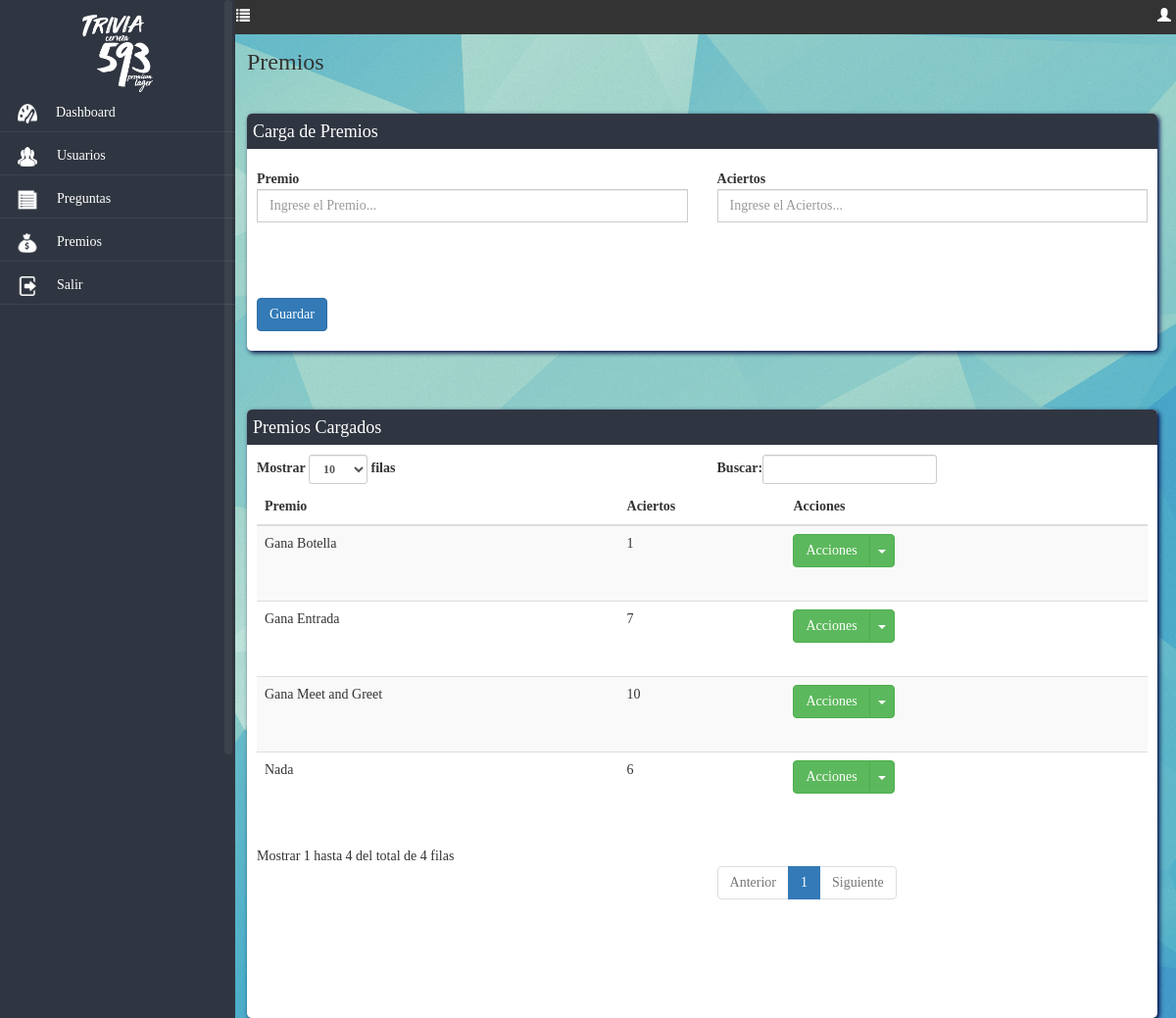
The app's page /dashboard/premios/index.php (signed in) with its own data.
### tables this page shows
CREATE TABLE `predio_menu` (
  `idmenu` int(11) NOT NULL,
  `url` varchar(45) NOT NULL,
  `icono` varchar(45) DEFAULT NULL,
  `nombre` varchar(45) NOT NULL,
  `Orden` smallint(6) DEFAULT NULL,
  `hover` varchar(45) DEFAULT NULL,
  `permiso` varchar(50) DEFAULT NULL
);

CREATE TABLE `tbpremios` (
  `idpremio` int(11) NOT NULL,
  `premio` varchar(60) NOT NULL,
  `aciertos` int(11) NOT NULL
);

### includes/appconfig.php (called while the page is built, shortened)
<?php
class appconfig {
function conexion() {
		$hostname = "localhost";
		$database = "tribia593";
		$username = "root";
		$password = "";
		$conexion = array("hostname" => $hostname,
						  "database" => $database,
						  "username" => $username,
						  "password" => $password);
		return $conexion;
}
}
?>

### includes/funcionesReferencias.php (called while the page is built, shortened)
<?php
class ServiciosReferencias {
function traerPremios() {
$sql = "select
p.idpremio,
p.premio,
p.aciertos
from tbpremios p
order by 1";
$res = $this->query($sql,0);
return $res;
}
function query($sql,$accion) {
		require_once 'appconfig.php';
		$appconfig	= new appconfig();
		$datos		= $appconfig->conexion();
		$hostname	= $datos['hostname'];
		$username	= $datos['username'];
		$password	= $datos['password'];
		$conex = mysql_connect($hostname,$username,$password) or die ("no se puede conectar".mysql_error());
		        $error = 0;
		$result=mysql_query($sql,$conex);
		if($error==1){
			mysql_query("ROLLBACK");
			return false;
		}
		 else{
			return $result;
		}
	}
}
?>

### includes/funcionesHTML.php (the view, shortened to what this page needs)
<?php
class ServiciosHTML {
function menu($usuario,$titulo,$rol,$empresa) {
	$sql = "select idmenu,url,icono, nombre, permiso from predio_menu where permiso like '%".$rol."%' order by orden";
	$res = $this->query($sql,0);
	$cadmenu = "";
	$cadhover= "";
	$js = "<script>
		$(document).ready(function(){
			$('#colapsarMenu').click(function() {
			if ($('#colapsarMenu').attr('class') == 'glyphicon glyphicon-list') {
			$('#content').css( { marginLeft : '1%' } );
			$('#navigation').hide();
			$('#colapsarMenu').removeClass('glyphicon glyphicon-list');
			$('#colapsarMenu').addClass('glyphicon glyphicon-align-justify');
			} else {
			$('#content').css( { marginLeft : '21%' } );
			$('#navigation').show();
			$('#colapsarMenu').removeClass('glyphicon glyphicon-align-justify');
			$('#colapsarMenu').addClass('glyphicon glyphicon-list');
			}
			});
		});
		</script>";
	$cant = 1;
	while ($row = mysql_fetch_array($res)) {
		if ($titulo == $row['nombre']) {
			$row['url'] = "index.php";
		}
		if (strpos($row['permiso'],$rol) !== false) {
			if ($row['idmenu'] == 1) {
				$cadmenu = $cadmenu.'<li class="arriba"><div class="'.$row['icono'].'"></div><a href="'.$row['url'].'">'.$row['nombre'].'</a></li>';
				$cadhover = $cadhover.' <li class="arriba">
											<div class="'.$row['icono'].'2" id="tooltip'.$cant.'"></div>
											<div class="tooltip-dash">'.$row['nombre'].'</div>
										</li>';
			} else {
				$cadmenu = $cadmenu.'<li><div class="'.$row['icono'].'"></div><a href="'.$row['url'].'">'.$row['nombre'].'</a></li>';
				$cadhover = $cadhover.'  <li>
											<div class="'.$row['icono'].'2" id="tooltip'.$cant.'"></div>
											<div class="tooltip-con">'.$row['nombre'].'</div>
										</li>';
			}
		}
		$cant+=1;
	}
	$menu = '
		<div style="background-color:#333; position:absolute; top:0;left:0; height:35px; width:100%; color:#FFF; padding-top:7px;" align="right">
			<ul class="list-inline">
				<li class="navbar-left" style="margin-left:20%;"><span class="glyphicon glyphicon-list" id="colapsarMenu" style="cursor:pointer;"> </span></li>
				<li><span class="glyphicon glyphicon-user"></span> '.$usuario.'</li>
			</ul>
		</div>
		<div style="height:30px;">
		</div>
		<div id="navigation" >
			<div align="center">
			<img src="../imagenes/dash_logo.png"/ style="padding-bottom:5%;" width="30%">
			</div>
				<nav class="nav">
					<ul>
						'.utf8_encode($cadmenu).'
					</ul>
				</nav>
			 </div>
		</div>'.$js;
	return $menu;
}
function query($sql,$accion) {
		require_once 'appconfig.php';
		$appconfig	= new appconfig();
		$datos		= $appconfig->conexion();
		$hostname	= $datos['hostname'];
		$database	= $datos['database'];
		$username	= $datos['username'];
		$password	= $datos['password'];
		$conex = mysql_connect($hostname,$username,$password) or die ("no se puede conectar".mysql_error());
		$result = mysql_query($sql,$conex);
		return $result;
	}
}
?>

### includes/funciones.php (shortened to what this page needs)
<?php
class Servicios {
	function camposTablaView($cabeceras,$datos,$cantidad) {
		$cadView = '';
		$cadRows = '';
		$classModNuevo = 'dejar asi';
		switch ($cantidad) {
			default:
				$classMod = 'varmodificar';
				$classEli = 'varborrar';
				$idresultados = "resultados";
		}
		while ($row = mysql_fetch_array($datos)) {
			$cadsubRows = '';
			$cadRows = $cadRows.'
					<tr class="'.$row[0].'">
                        	';
			for ($i=1;$i<=$cantidad;$i++) {
				$cadsubRows = $cadsubRows.'<td><div style="height:60px;overflow:auto;">'.$row[$i].'</div></td>';
			}
			if ($classMod != '') {
				$cadRows = $cadRows.'
								'.$cadsubRows.'
								<td>
									<div class="btn-group">
										<button class="btn btn-success" type="button">Acciones</button>
										<button class="btn btn-success dropdown-toggle" data-toggle="dropdown" type="button">
										<span class="caret"></span>
										<span class="sr-only">Toggle Dropdown</span>
										</button>
										<ul class="dropdown-menu" role="menu">';
				if ($classModNuevo != '') {
					$cadRows = $cadRows.'	<li>
											<a href="javascript:void(0)" class="'.$classMod.'" id="'.$row[0].'"><span class="glyphicon glyphicon-pencil"></span> Modificar</a>
											</li>';
				}
				$cadRows = $cadRows.'		<li>
											<a href="javascript:void(0)" class="'.$classEli.'" id="'.$row[0].'"><span class="glyphicon glyphicon-remove"></span> Borrar</a>
											</li>
										</ul>
									</div>
								</td>
							</tr>
				';
			}
		}
		$cadView = $cadView.'
			<table class="table table-striped table-responsive" id="example">
            	<thead>
                	<tr>
                    	'.$cabeceras.'
                        <th>Acciones</th>
                    </tr>
                </thead>
                <tbody id="'.$idresultados.'">
                	'.($cadRows).'
                </tbody>
            </table>
			<div style="margin-bottom:85px; margin-right:60px;"></div>
		';
		return $cadView;
	}
	function camposTabla($accion,$tabla,$lblcambio,$lblreemplazo,$refdescripcion,$refCampo) {
		$sql	=	"show columns from ".$tabla;
		$res 	=	$this->query($sql,0);
		$ocultar = array("fechacrea","fechamodi","usuacrea","usuamodi");
		$geoposicionamiento = array("latitud","longitud");
		$camposEscondido = "";
		if ($res == false) {
			return 'Error al traer datos';
		} else {
			$form	=	'';
			while ($row = mysql_fetch_array($res)) {
				$label = $row[0];
				if (in_array($row[0],$ocultar)) {
					$lblOculta = "none";
				} else {
					$lblOculta = "block";
				}
				if ($row[3] != 'PRI') {
					if (strpos($row[1],"decimal") !== false) {
						if (in_array($row[0],$geoposicionamiento)) {
							$form	=	$form.'
							<div class="form-group col-md-6" style="display:'.$lblOculta.'">
								<label for="'.$label.'" class="control-label" style="text-align:left">'.ucwords($label).'</label>
								<div class="input-group col-md-12">
									<span class="input-group-addon"><span class="glyphicon glyphicon-map-marker"></span></span>
									<input type="text" class="form-control" id="'.strtolower($row[0]).'" name="'.strtolower($row[0]).'" value="0" required>
								</div>
							</div>
							';
						} else {
							$form	=	$form.'
							<div class="form-group col-md-6" style="display:'.$lblOculta.'">
								<label for="'.$label.'" class="control-label" style="text-align:left">'.ucwords($label).'</label>
								<div class="input-group col-md-12">
									<span class="input-group-addon">$</span>
									<input type="text" class="form-control" id="'.strtolower($row[0]).'" name="'.strtolower($row[0]).'" value="0" required>
									<span class="input-group-addon">.00</span>
								</div>
							</div>
							';
						}
					} else {
						if ( in_array($row[0],$refCampo) ) {
							$campo = strtolower($row[0]);
							$option = $refdescripcion[array_search($row[0], $refCampo)];
							$autocompletar = array("refclientevehiculos","refordenes");
							if (in_array($campo,$autocompletar)) {
								$form	=	$form.'
								<div class="form-group col-md-6" style="display:'.$lblOculta.'">
									<label for="'.$campo.'" class="control-label" style="text-align:left">'.$label.'</label>
									<div class="input-group col-md-12">
										<select data-placeholder="selecione el '.$label.'..." id="'.strtolower($campo).'" name="'.strtolower($campo).'" class="chosen-select" tabindex="2">
            								<option value=""></option>
											';
								$form	=	$form.$option;
								$form	=	$form.'		</select>
									</div>
								</div>
								';
							} else {
								$form	=	$form.'
								<div class="form-group col-md-6" style="display:'.$lblOculta.'">
									<label for="'.$campo.'" class="control-label" style="text-align:left">'.$label.'</label>
									<div class="input-group col-md-12">
										<select class="form-control" id="'.strtolower($campo).'" name="'.strtolower($campo).'">
											';
								$form	=	$form.$option;
								$form	=	$form.'		</select>
									</div>
								</div>
								';
							}
						} else {
							if (strpos($row[1],"bit") !== false) {
								$label = ucwords($label);
								$campo = strtolower($row[0]);
								$form	=	$form.'
								<div class="form-group col-md-6" style="display:'.$lblOculta.'">
									<label for="'.$campo.'" class="control-label" style="text-align:left">'.$label.'</label>
									<div class="input-group col-md-12 fontcheck">
										<input type="checkbox" class="form-control" id="'.$campo.'" name="'.$campo.'" style="width:50px;" required> <p>Si/No</p>
									</div>
								</div>
								';
							} else {
								if (strpos($row[1],"date") !== false) {
									$label = ucwords($label);
									$campo = strtolower($row[0]);
									if (($row[0] == "fechaingreso") || ($row[0] == "horaentrada") || ($row[0] == "horasalida") || ($row[0] == "fechanacimiento")){
										$form	=	$form.'
										<div class="form-group col-md-6">
											<label for="'.$campo.'" class="control-label" style="text-align:left">'.$label.'</label>
											<div class="input-group col-md-6">
												<input class="form-control" type="text" value="" name="'.$campo.'" id="'.$campo.'"/>
											</div>
										</div>
										';
									} else {
										$form	=	$form.'
										<div class="form-group col-md-6" style="display:'.$lblOculta.'">
											<label for="'.$campo.'" class="control-label" style="text-align:left">'.$label.'</label>
											<div class="input-group date form_date col-md-6" data-date="" data-date-format="dd MM yyyy" data-link-field="'.$campo.'" data-link-format="yyyy-mm-dd">
												<input class="form-control" size="50" type="text" value="" readonly>
												<span class="input-group-addon"><span class="glyphicon glyphicon-calendar"></span></span>
											</div>
											<input type="hidden" name="'.$campo.'" id="'.$campo.'" value="" />
										</div>
										';
									}
								} else {
									if (strpos($row[1],"time") !== false) {
										$label = ucwords($label);
										$campo = strtolower($row[0]);
										$form	=	$form.'
										<div class="form-group col-md-6" style="display:'.$lblOculta.'">
											<label for="'.$campo.'" class="control-label" style="text-align:left">'.$label.'</label>
											<div class="input-group bootstrap-timepicker col-md-6">
												<input id="timepicker2" name="'.$campo.'" class="form-control">
												<span class="input-group-addon">
<span class="glyphicon glyphicon-time"></span>
</span>
											</div>
										</div>
										';
									} else {
										if ($row[1] == 'MEDIUMTEXT') {
											$label = ucwords($label);
											$campo = strtolower($row[0]);
											$form	=	$form.'
											<div class="form-group col-md-12" style="display:'.$lblOculta.'">
												<label for="'.$campo.'" class="control-label" style="text-align:left">'.$label.'</label>
												<div class="input-group col-md-12">
													<textarea name="'.$campo.'" id="'.$campo.'" rows="200" cols="160">
														Ingrese la noticia.
													</textarea>
												</div>
											</div>
											';
										} else {
											if ((integer)(str_replace('varchar(','',$row[1])) > 200) {
												$label = ucwords($label);
												$campo = strtolower($row[0]);
												$form	=	$form.'
												<div class="form-group col-md-6" style="display:'.$lblOculta.'">
													<label for="'.$campo.'" class="control-label" style="text-align:left">'.$label.'</label>
													<div class="input-group col-md-12">
														<textarea type="text" rows="10" cols="6" class="form-control" id="'.$campo.'" name="'.$campo.'" placeholder="Ingrese el '.$label.'..." required></textarea>
													</div>
												</div>
												';
												} else {
												$label = ucwords($label);
												$campo = strtolower($row[0]);
												$form	=	$form.'
												<div class="form-group col-md-6" style="display:'.$lblOculta.'">
													<label for="'.$campo.'" class="control-label" style="text-align:left">'.$label.'</label>
													<div class="input-group col-md-12">
														<input type="text" class="form-control" id="'.$campo.'" name="'.$campo.'" placeholder="Ingrese el '.$label.'..." required>
													</div>
												</div>
												';
											}
										}
									}
								}
							}
						}
					}
				} else {
					$camposEscondido = $camposEscondido.'<input type="hidden" id="accion" name="accion" value="'.$accion.'"/>';
				}
			}
			$formulario = $form."<br><br>".$camposEscondido;
			return $formulario;
		}
	}
	function query($sql,$accion) {
		require_once 'appconfig.php';
		$appconfig	= new appconfig();
		$datos		= $appconfig->conexion();
		$hostname	= $datos['hostname'];
		$database	= $datos['database'];
		$username	= $datos['username'];
		$password	= $datos['password'];
		$conex = mysql_connect($hostname,$username,$password) or die ("no se puede conectar".mysql_error());
		        $error = 0;
		$result=mysql_query($sql,$conex);
		if($error==1){
			mysql_query("ROLLBACK");
			return false;
		}
		 else{
			return $result;
		}
	}
	}
?>

### records on screen
predio_menu: nombre "Dashboard"
predio_menu: nombre "Usuarios"
predio_menu: nombre "Preguntas"
predio_menu: nombre "Premios"
predio_menu: nombre "Salir"
tbpremios: premio "Nada 6"
tbpremios: premio "Gana Entrada 7"
tbpremios: premio "Gana Meet and Greet 10"
tbpremios: premio "Gana Botella 1"

### other values on screen
$plural "Premios"
$label "Premio Aciertos"
